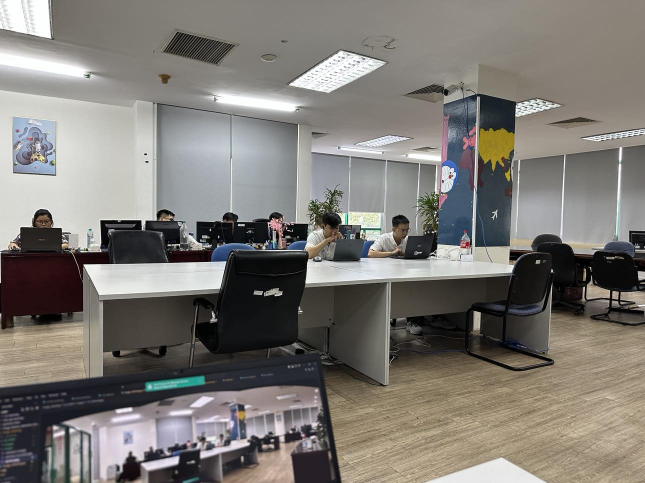
#> input picture SIFT_experiment/images/real/1.jpg, 1290 x 966 px (shown at 1/2 size)
$ python sift_second_version.py
#> lines starting #> are read from the running program, lines starting #| are printed output that depends on the picture
import cv2
import numpy as np

img_ = cv2.imread('./images/real/1.jpg')
#> img_ is the input picture: shape (966, 1290, 3); mean B, G, R 116.7, 121.7, 125.4
#img_ = cv2.imread('original_image_left.jpg')
#img_ = cv2.resize(img_, (0,0), fx=1, fy=1)
img1 = cv2.cvtColor(img_,cv2.COLOR_BGR2GRAY)
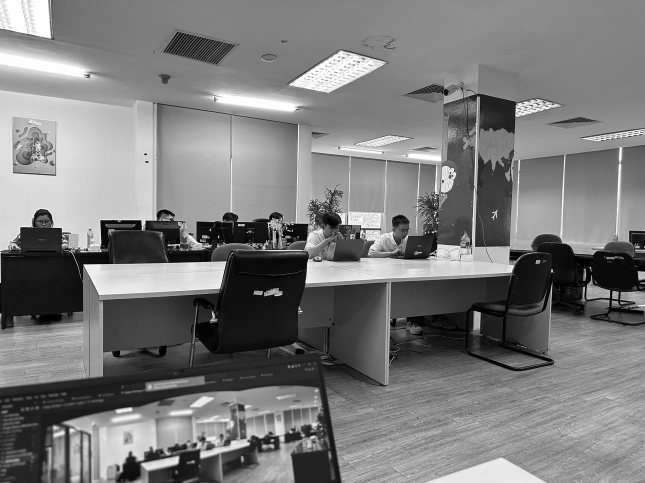
#> img1: shape (966, 1290) (shown at 1/2 size); min 0, max 255, mean 122.3

img = cv2.imread('./images/real/2.jpg')
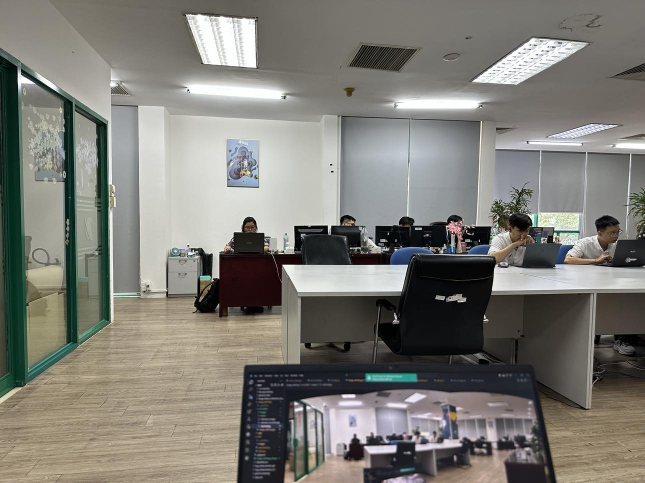
#> input picture SIFT_experiment/images/real/2.jpg, 1290 x 966 px (shown at 1/2 size)
#> img is the input picture: shape (966, 1290, 3); mean B, G, R 117.8, 124.2, 125.7
#img = cv2.imread('original_image_right.jpg')
#img = cv2.resize(img, (0,0), fx=1, fy=1)
img2 = cv2.cvtColor(img,cv2.COLOR_BGR2GRAY)
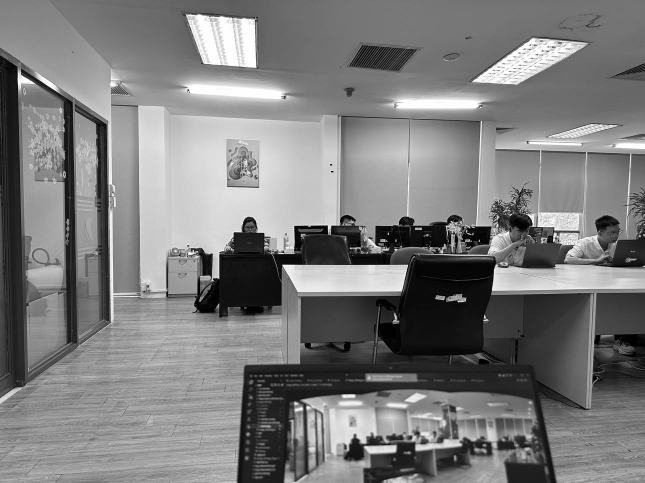
#> img2: shape (966, 1290) (shown at 1/2 size); min 0, max 255, mean 123.9

sift = cv2.xfeatures2d.SIFT_create()
# find key points
kp1, des1 = sift.detectAndCompute(img1,None)
#> kp1 = 3090 keypoints; strongest (x, y, size): (291, 308, 2.7), (293, 323, 2.6), (1181, 535, 1.9), (573, 456, 2.1)
kp2, des2 = sift.detectAndCompute(img2,None)
#> kp2 = 3179 keypoints; strongest (x, y, size): (662, 329, 2.4), (386, 501, 1.8), (1021, 429, 2.2), (376, 491, 2.3)

# [6 lines of commented-out code are left out]
match = cv2.BFMatcher()
matches = match.knnMatch(des1,des2,k=2)
#> matches = 3090 matches

good = []
for m,n in matches:
    if m.distance < 0.03*n.distance:
        good.append(m)
#> after the loop, good = []

draw_params = dict(matchColor=(0,255,0),
                       singlePointColor=None,
                       flags=2)

img3 = cv2.drawMatches(img_,kp1,img,kp2,good,None,**draw_params)
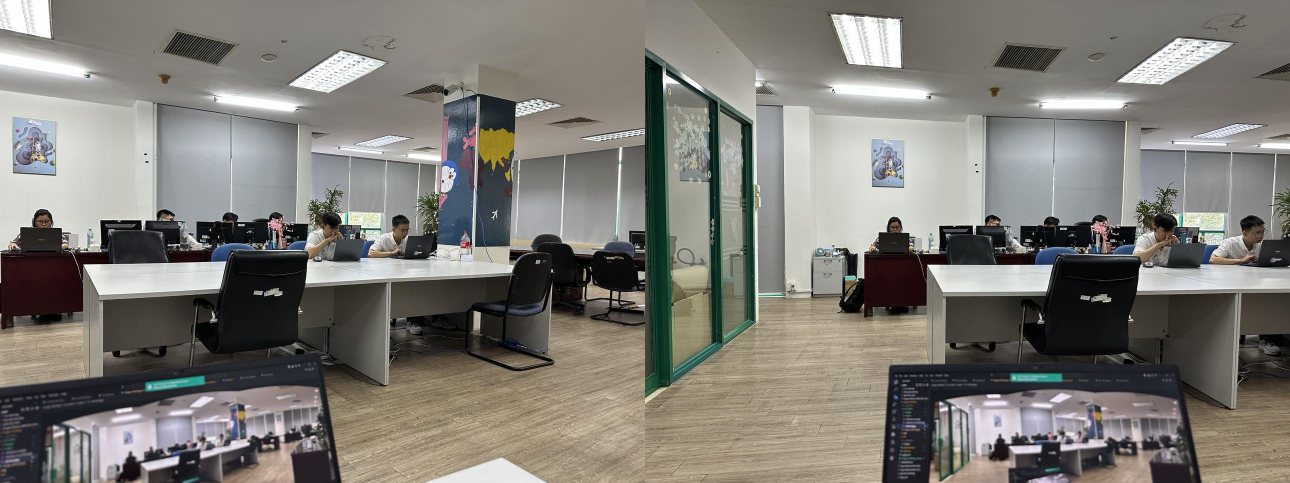
#> img3: shape (966, 2580, 3) (shown at 1/2 size); mean B, G, R 117.2, 123, 125.6
#cv2.imshow("original_image_drawMatches.jpg", img3)

MIN_MATCH_COUNT = 10
if len(good) > MIN_MATCH_COUNT:
    src_pts = np.float32([ kp1[m.queryIdx].pt for m in good ]).reshape(-1,1,2)
    dst_pts = np.float32([ kp2[m.trainIdx].pt for m in good ]).reshape(-1,1,2)

    M, mask = cv2.findHomography(src_pts, dst_pts, cv2.RANSAC, 5.0)

    h,w = img1.shape
    pts = np.float32([ [0,0],[0,h-1],[w-1,h-1],[w-1,0] ]).reshape(-1,1,2)
    dst = cv2.perspectiveTransform(pts, M)
    img2 = cv2.polylines(img2,[np.int32(dst)],True,255,3, cv2.LINE_AA)
    #cv2.imshow("original_image_overlapping.jpg", img2)
else:
    print("Not enought matches are found - %d/%d", (len(good)/MIN_MATCH_COUNT))
#| Not enought matches are found - %d/%d 0.0

#> (the run stopped early here; a loop or call above may not have finished)
